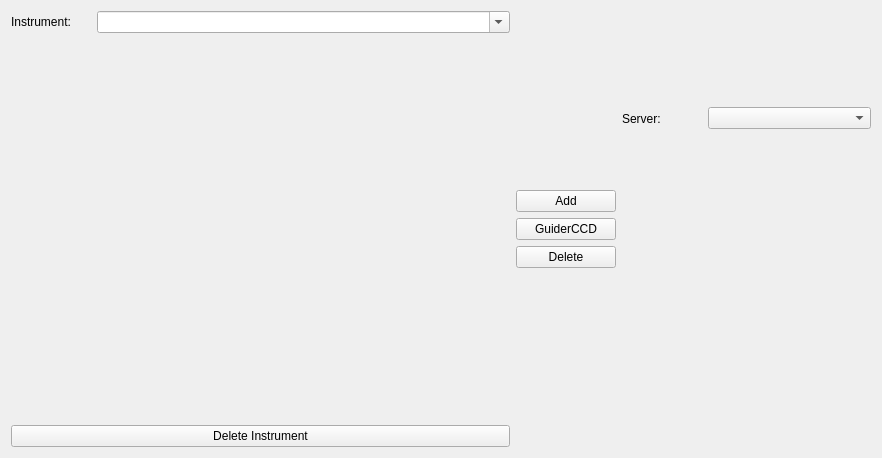
<?xml version="1.0" encoding="UTF-8"?>
<ui version="4.0">
 <class>snowgui::instrumentswindow</class>
 <widget class="QWidget" name="snowgui::instrumentswindow">
  <property name="geometry">
   <rect>
    <x>0</x>
    <y>0</y>
    <width>882</width>
    <height>458</height>
   </rect>
  </property>
  <property name="windowTitle">
   <string>Form</string>
  </property>
  <layout class="QHBoxLayout" name="horizontalLayout" stretch="2,0,1">
   <item>
    <widget class="QWidget" name="instrumentsWidget" native="true">
     <layout class="QGridLayout" name="gridLayout">
      <property name="leftMargin">
       <number>0</number>
      </property>
      <property name="topMargin">
       <number>0</number>
      </property>
      <property name="rightMargin">
       <number>0</number>
      </property>
      <property name="bottomMargin">
       <number>0</number>
      </property>
      <item row="0" column="1">
       <widget class="QComboBox" name="instrumentselectionBox">
        <property name="editable">
         <bool>true</bool>
        </property>
        <property name="insertPolicy">
         <enum>QComboBox::InsertAlphabetically</enum>
        </property>
       </widget>
      </item>
      <item row="0" column="0">
       <widget class="QLabel" name="label">
        <property name="minimumSize">
         <size>
          <width>80</width>
          <height>0</height>
         </size>
        </property>
        <property name="maximumSize">
         <size>
          <width>80</width>
          <height>16777215</height>
         </size>
        </property>
        <property name="text">
         <string>Instrument:</string>
        </property>
       </widget>
      </item>
      <item row="1" column="0" colspan="2">
       <widget class="snowgui::instrumentdisplay" name="instrumentdisplayWidget" native="true"/>
      </item>
      <item row="2" column="0" colspan="2">
       <widget class="QPushButton" name="deleteinstrumentButton">
        <property name="text">
         <string>Delete Instrument</string>
        </property>
       </widget>
      </item>
     </layout>
    </widget>
   </item>
   <item>
    <widget class="QWidget" name="buttonWidget" native="true">
     <property name="minimumSize">
      <size>
       <width>100</width>
       <height>0</height>
      </size>
     </property>
     <property name="maximumSize">
      <size>
       <width>120</width>
       <height>16777215</height>
      </size>
     </property>
     <layout class="QVBoxLayout" name="verticalLayout">
      <property name="leftMargin">
       <number>0</number>
      </property>
      <property name="topMargin">
       <number>0</number>
      </property>
      <property name="rightMargin">
       <number>0</number>
      </property>
      <property name="bottomMargin">
       <number>0</number>
      </property>
      <item>
       <spacer name="topSpacer">
        <property name="orientation">
         <enum>Qt::Vertical</enum>
        </property>
        <property name="sizeHint" stdset="0">
         <size>
          <width>20</width>
          <height>40</height>
         </size>
        </property>
       </spacer>
      </item>
      <item>
       <widget class="QPushButton" name="addButton">
        <property name="text">
         <string>Add</string>
        </property>
       </widget>
      </item>
      <item>
       <widget class="QPushButton" name="addguiderccdButton">
        <property name="text">
         <string>GuiderCCD</string>
        </property>
       </widget>
      </item>
      <item>
       <widget class="QPushButton" name="deleteButton">
        <property name="text">
         <string>Delete</string>
        </property>
       </widget>
      </item>
      <item>
       <spacer name="bottomSpacer">
        <property name="orientation">
         <enum>Qt::Vertical</enum>
        </property>
        <property name="sizeHint" stdset="0">
         <size>
          <width>20</width>
          <height>40</height>
         </size>
        </property>
       </spacer>
      </item>
     </layout>
    </widget>
   </item>
   <item>
    <widget class="QWidget" name="modulesWidget" native="true">
     <layout class="QVBoxLayout" name="verticalLayout_3">
      <property name="leftMargin">
       <number>0</number>
      </property>
      <property name="topMargin">
       <number>0</number>
      </property>
      <property name="rightMargin">
       <number>0</number>
      </property>
      <property name="bottomMargin">
       <number>0</number>
      </property>
      <item>
       <widget class="QWidget" name="serverselectionWidget" native="true">
        <layout class="QHBoxLayout" name="horizontalLayout_2">
         <property name="leftMargin">
          <number>0</number>
         </property>
         <property name="topMargin">
          <number>0</number>
         </property>
         <property name="rightMargin">
          <number>0</number>
         </property>
         <property name="bottomMargin">
          <number>0</number>
         </property>
         <item>
          <widget class="QLabel" name="serverLabel">
           <property name="minimumSize">
            <size>
             <width>80</width>
             <height>0</height>
            </size>
           </property>
           <property name="maximumSize">
            <size>
             <width>80</width>
             <height>16777215</height>
            </size>
           </property>
           <property name="text">
            <string>Server:</string>
           </property>
          </widget>
         </item>
         <item>
          <widget class="QComboBox" name="serverselectionBox"/>
         </item>
        </layout>
       </widget>
      </item>
      <item>
       <widget class="snowgui::modulesdisplay" name="moduledisplayWidget" native="true"/>
      </item>
     </layout>
    </widget>
   </item>
  </layout>
 </widget>
 <customwidgets>
  <customwidget>
   <class>snowgui::instrumentdisplay</class>
   <extends>QWidget</extends>
   <header>instrumentdisplay.h</header>
   <container>1</container>
  </customwidget>
  <customwidget>
   <class>snowgui::modulesdisplay</class>
   <extends>QWidget</extends>
   <header>modulesdisplay.h</header>
   <container>1</container>
  </customwidget>
 </customwidgets>
 <resources/>
 <connections/>
</ui>
